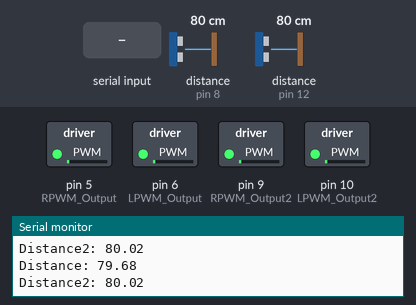
A sketch run on a simulated Arduino Uno, built with avr-gcc and run on an emulated ATmega328P. On the bench: switched loads named in the sketch (green lamp = pin HIGH), the last lines printed to the serial monitor. Wiring (inferred from the names in the program): 2 × ultrasonic range finder: trigger pin 7, echo pin 8 / trigger pin 11, echo pin 12. The test bench sets the inputs (shaded band); at power-on: distance to the obstacle (sensors on pin 8, pin 12) 80 cm. The echo pulse lasts 58.3 µs per cm; pins used as bus, display or sensor lines are not drawn.

Above: at 1.2 s.
1.3 s: "forward\n" received over Serial
At 2.0 s:
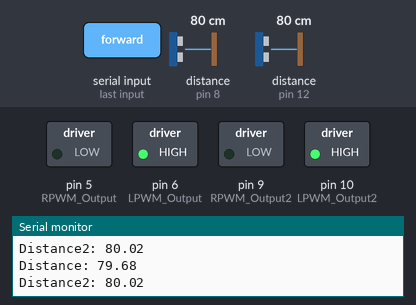
2.8 s: "left\n" received over Serial
At 4.0 s:
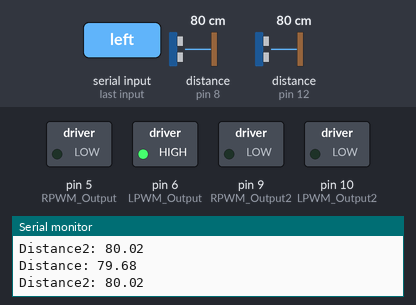
4.3 s: "right\n" received over Serial
At 5.3 s:
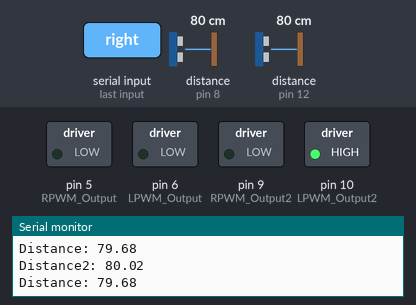
5.8 s: distance to the obstacle (sensor on pin 8) set to 33 cm
8.8 s: distance to the obstacle (sensor on pin 8) set to 26 cm
At 9.4 s:
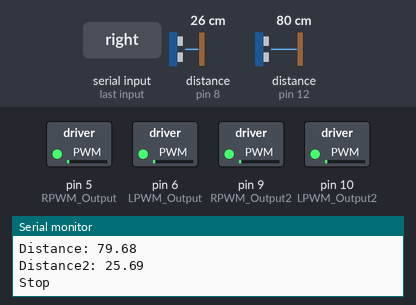
Timing chart, 0 to 11.5 s (numbered marks = the images above; inputs shaded):
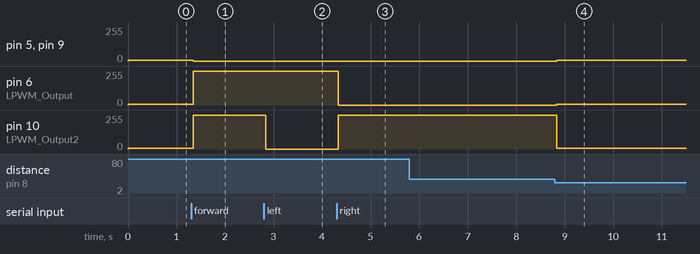

The sketch:

wheelchair.ino
```cpp
int RPWM_Output = 5;
int LPWM_Output = 6;

int RPWM_Output2 = 9;
int LPWM_Output2 = 10;


const int trigPin = 11;
const int echoPin = 12;

const int trigPin2 = 7;
const int echoPin2 = 8;
float duration, distance, duration2, distance2;


void setup()
{
  Serial.begin(9600);
  pinMode(RPWM_Output, OUTPUT);
  pinMode(LPWM_Output, OUTPUT);

  pinMode(RPWM_Output2, OUTPUT);
  pinMode(LPWM_Output2, OUTPUT);

  pinMode(trigPin, OUTPUT); // Sets the trigPin as an Output
  pinMode(echoPin, INPUT); // Sets the echoPin as an Input

  pinMode(trigPin2, OUTPUT); // Sets the trigPin as an Output
  pinMode(echoPin2, INPUT); // Sets the echoPin as an Input

  stopMotor();
}

void loop()
{

  float uLeft = sensorLeft();
  float uRight = sensorRight();

  if(uLeft < 30 && uRight < 30) {
    Serial.println("Stop");
    stopMotor();
    delay(200);
  }
  else if (uLeft < 30 && uRight > 30) {
    Serial.println("Stop");
    stopMotor();
    delay(200);
  }
   else if (uLeft > 30 && uRight < 30) {
    Serial.println("Stop");
    stopMotor();
    delay(200);
  }
  else {

    if (Serial.available() > 0) {
      String data = Serial.readStringUntil('\n');
      Serial.println(data);

      if(data.indexOf("forward") >= 0){
           Serial.print("forwarding");
          forward();
      }

      else if(data.indexOf("close") >= 0){
        Serial.print("stop");
          stopMotor();
      }

      else if(data.indexOf("left") >= 0){
        Serial.print("left movement");
          left();
      }

      else if(data.indexOf("right") >= 0){
        Serial.print("right movement");
          right();
      }

      Serial.println("No serial received");
    }
  }
//  forward();
//  delay(2000);
//  left();
//  delay(5000);
//  right();
//  delay(5000);
//  stopMotor();
//  delay(5000);
}

void forward() {
  analogWrite(LPWM_Output, 255);
  analogWrite(RPWM_Output, 0);

  analogWrite(LPWM_Output2, 255);
  analogWrite(RPWM_Output2, 0);
}

void stopMotor() {
 analogWrite(LPWM_Output, 5);
  analogWrite(RPWM_Output, 5);

  analogWrite(LPWM_Output2, 5);
  analogWrite(RPWM_Output2, 5);
}

void left() {
  analogWrite(LPWM_Output, 255);
  analogWrite(RPWM_Output, 0);

  analogWrite(LPWM_Output2, 0);
  analogWrite(RPWM_Output2, 0);
}

void right() {
  analogWrite(LPWM_Output, 0);
  analogWrite(RPWM_Output, 0);

  analogWrite(LPWM_Output2, 255);
  analogWrite(RPWM_Output2, 0);
}

float sensorLeft() {
  digitalWrite(trigPin, LOW);
  delayMicroseconds(2);
  digitalWrite(trigPin, HIGH);
  delayMicroseconds(10);
  digitalWrite(trigPin, LOW);

  duration = pulseIn(echoPin, HIGH);
  distance = (duration*.0343)/2;
  Serial.print("Distance: ");
  Serial.println(distance);

  return distance;
}

float sensorRight() {

  digitalWrite(trigPin2, LOW);
  delayMicroseconds(2);
  digitalWrite(trigPin2, HIGH);
  delayMicroseconds(10);
  digitalWrite(trigPin2, LOW);

  duration2 = pulseIn(echoPin2, HIGH);
  distance2 = (duration2*.0343)/2;
  Serial.print("Distance2: ");
  Serial.println(distance2);

  return distance2;
}
```

Measured:
- the behaviour switches between 30 and 29 cm on distance to the obstacle (sensor on pin 8) (found by bisection; images 3 and 4)
- after the input at 1.3 s, pin 5 (RPWM_Output), pin 9 (RPWM_Output2): 5/255 → 0/255 at once; pin 6 (LPWM_Output), pin 10 (LPWM_Output2): 5/255 → 255/255 at once
- after the input at 2.8 s, pin 10 (LPWM_Output2): 255/255 → 0/255 at once
- after the input at 4.3 s, pin 6 (LPWM_Output): 255/255 → 0/255 at once; pin 10 (LPWM_Output2): 0/255 → 255/255 at once
- after the input at 8.8 s, pin 5 (RPWM_Output), pin 6 (LPWM_Output), pin 9 (RPWM_Output2): 0/255 → 5/255 at once; pin 10 (LPWM_Output2): 255/255 → 5/255 at once
